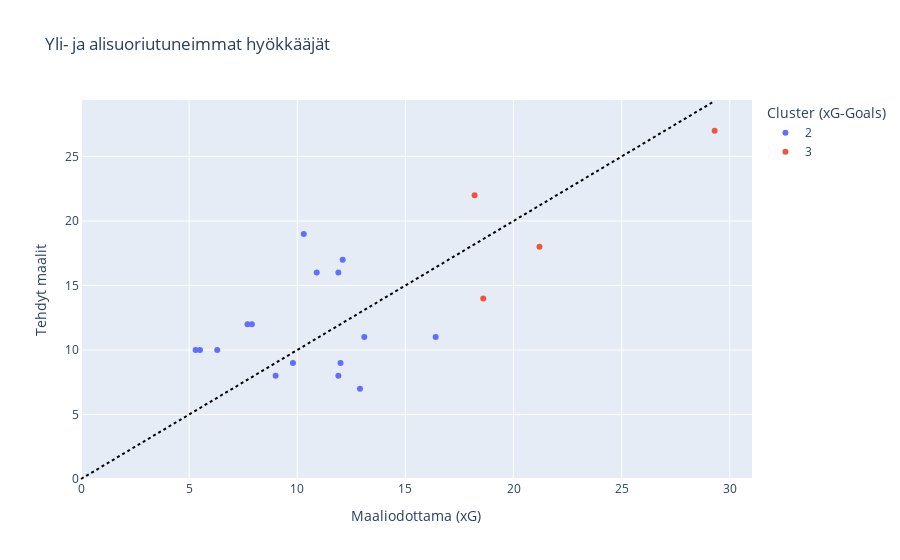

This figure's notebook cell:
### Markdown cell above
Klusteroinnin perusteella saadaan esiin neljä rypästä: matalan maaliodottaman puolustajat (klusteri 0); pääosin keskikenttäpelaajista koostuva alle kymmenen toteutuneen maalin ryhmä (klusteri 1); sekä kaksi runsaasti maaleja tehneiden ryhmää (klusterit 2 ja 3), jotka eroavat toisistaan erityisesti maaliodottaman, mutta keskimäärin myös maalimäärän suhteen.

Erityisesti klusterit 2 ja 3 ovat mielenkiintoisia tarkasteltavia xG:n ja toteutuneiden maalien osalta, sillä ne sisältävät pääosin hyökkääviä pelaajia joiden suoriutumista arvioidaan vahvasti maalien kautta. Kuvaajaan piirretty suora jakaa siis erityisesti hyökkääjät tilastollisesti yli- ja alisuoriutuneisiin pelaajiin: viivan alle jäävät pelaajat ovat olleet viimeistelyssään tehottomia, kun taas viivan yläpuolelle jäävät ovat onnistuneet tekemään maaleja odotuksia paremmin. Mielenkiintoista on mm. se, että moni top 15 maalintekijöistä jää viivan alapuolelle.

Määritetään vielä 10 kaikkein heikoiten ja parhaiten performoitunutta hyökkääjää suhteessa xG:hen:

### Code cell
allStatsDF["Difference of Goals to xG"] = round(allStatsDF["Total Goals"] - allStatsDF["Expected Goals (xG)"], 1)


filteredDF = allStatsDF[allStatsDF["Cluster (xG-Goals)"].isin(["2", "3"])]
mostBelow = filteredDF.nsmallest(10, "Difference of Goals to xG")
mostAbove = filteredDF.nlargest(10, "Difference of Goals to xG")

filteredPlayers = pd.concat([mostBelow, mostAbove])

fig = px.scatter(
    filteredPlayers,
    x="Expected Goals (xG)",
    y="Total Goals",
    color="Cluster (xG-Goals)",
    title="Yli- ja alisuoriutuneimmat hyökkääjät",
    hover_data=["Player", "Team", "Expected Goals (xG)", "Total Goals", "Difference of Goals to xG"],
)

fig.add_shape(
    type="line",
    x0=0,
    y0=0,
    x1=max(filteredPlayers["Expected Goals (xG)"]),
    y1=max(filteredPlayers["Expected Goals (xG)"]),
    line=dict(color="black", dash="dot"),
    xref="x",
    yref="y"
)

fig.update_layout(
    xaxis_title="Maaliodottama (xG)",
    yaxis_title="Tehdyt maalit"
)

fig.show()

### Figure 1 — Plotly figure (JSON) as saved in the notebook; plotly's stock layout.template omitted (floating-point values rounded to 4 significant figures)
{"data": [{"customdata": [["Dominic Calvert-Lewin", "Everton", -5.9], ["Darwin Nunez", "Liverpool", -5.4], ["Luis Diaz", "Liverpool", -3.9], ["Joao Pedro", "Brighton and Hove Albion", -3], ["Julián Álvarez", "Manchester City", -2.1], ["Cody Gakpo", "Liverpool", -1], ["Bryan Mbeumo", "Brentford", -0.8], ["Phil Foden", "Manchester City", 8.7], ["Jean-Philippe Mateta", "Crystal Palace", 5.1], ["Heung-Min Son", "Tottenham Hotspur", 4.9], ["Diogo Jota", "Liverpool", 4.7], ["Michael Olise", "Crystal Palace", 4.5], ["Hee-Chan Hwang", "Wolverhampton Wanderers", 4.3], ["Jarrod Bowen", "West Ham United", 4.1], ["Leandro Trossard", "Arsenal", 4.1], ["Leon Bailey", "Aston Villa", 3.7]], "hovertemplate": "Cluster (xG-Goals)=2<br>Expected Goals (xG)=%{x}<br>Total Goals=%{y}<br>Player=%{customdata[0]}<br>Team=%{customdata[1]}<br>Difference of Goals to xG=%{customdata[2]}<extra></extra>", "legendgroup": "2", "marker": {"color": "#636efa", "symbol": "circle"}, "mode": "markers", "name": "2", "orientation": "v", "showlegend": true, "type": "scatter", "x": [12.9, 16.4, 11.9, 12, 13.1, 9, 9.8, 10.3, 10.9, 12.1, 5.3, 5.5, 7.7, 11.9, 7.9, 6.3], "xaxis": "x", "y": [7, 11, 8, 9, 11, 8, 9, 19, 16, 17, 10, 10, 12, 16, 12, 10], "yaxis": "y"}, {"customdata": [["Nicolas Jackson", "Chelsea", -4.6], ["Mohamed Salah", "Liverpool", -3.2], ["Erling Haaland", "Manchester City", -2.3], ["Cole Palmer", "Chelsea", 3.8]], "hovertemplate": "Cluster (xG-Goals)=3<br>Expected Goals (xG)=%{x}<br>Total Goals=%{y}<br>Player=%{customdata[0]}<br>Team=%{customdata[1]}<br>Difference of Goals to xG=%{customdata[2]}<extra></extra>", "legendgroup": "3", "marker": {"color": "#EF553B", "symbol": "circle"}, "mode": "markers", "name": "3", "orientation": "v", "showlegend": true, "type": "scatter", "x": [18.6, 21.2, 29.3, 18.2], "xaxis": "x", "y": [14, 18, 27, 22], "yaxis": "y"}], "layout": {"legend": {"title": {"text": "Cluster (xG-Goals)"}, "tracegroupgap": 0}, "shapes": [{"line": {"color": "black", "dash": "dot"}, "type": "line", "x0": 0, "x1": 29.3, "xref": "x", "y0": 0, "y1": 29.3, "yref": "y"}], "title": {"text": "Yli- ja alisuoriutuneimmat hyökkääjät"}, "xaxis": {"anchor": "y", "domain": [0, 1], "title": {"text": "Maaliodottama (xG)"}}, "yaxis": {"anchor": "x", "domain": [0, 1], "title": {"text": "Tehdyt maalit"}}}}
